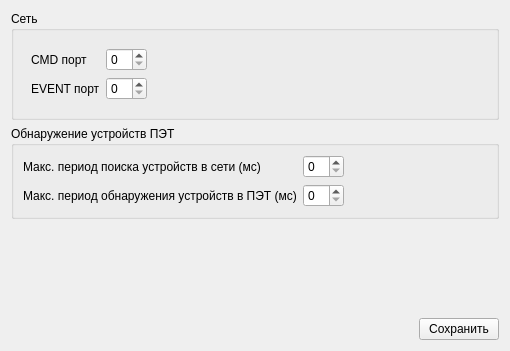
<?xml version="1.0" encoding="UTF-8"?>
<ui version="4.0">
 <class>Main_options</class>
 <widget class="QWidget" name="Main_options">
  <property name="geometry">
   <rect>
    <x>0</x>
    <y>0</y>
    <width>510</width>
    <height>351</height>
   </rect>
  </property>
  <property name="windowTitle">
   <string>Form</string>
  </property>
  <layout class="QVBoxLayout" name="verticalLayout">
   <item>
    <widget class="QGroupBox" name="groupBox_3">
     <property name="title">
      <string>Сеть</string>
     </property>
     <layout class="QHBoxLayout" name="horizontalLayout">
      <item>
       <layout class="QGridLayout" name="gridLayout">
        <property name="leftMargin">
         <number>8</number>
        </property>
        <property name="topMargin">
         <number>8</number>
        </property>
        <property name="rightMargin">
         <number>8</number>
        </property>
        <property name="bottomMargin">
         <number>8</number>
        </property>
        <item row="0" column="1">
         <widget class="QSpinBox" name="sb_port_cmd"/>
        </item>
        <item row="0" column="0">
         <widget class="QLabel" name="label_2">
          <property name="text">
           <string>CMD порт</string>
          </property>
         </widget>
        </item>
        <item row="1" column="1">
         <widget class="QSpinBox" name="sb_port_event"/>
        </item>
        <item row="1" column="0">
         <widget class="QLabel" name="label_3">
          <property name="text">
           <string>EVENT порт</string>
          </property>
         </widget>
        </item>
       </layout>
      </item>
      <item>
       <spacer name="horizontalSpacer">
        <property name="orientation">
         <enum>Qt::Horizontal</enum>
        </property>
        <property name="sizeHint" stdset="0">
         <size>
          <width>40</width>
          <height>20</height>
         </size>
        </property>
       </spacer>
      </item>
     </layout>
    </widget>
   </item>
   <item>
    <widget class="QGroupBox" name="groupBox_4">
     <property name="title">
      <string>Обнаружение устройств ПЭТ</string>
     </property>
     <layout class="QHBoxLayout" name="horizontalLayout_2">
      <item>
       <layout class="QGridLayout" name="gridLayout_2">
        <item row="0" column="0">
         <widget class="QLabel" name="label">
          <property name="text">
           <string>Макс. период поиска устройств в сети (мс)</string>
          </property>
         </widget>
        </item>
        <item row="1" column="0">
         <widget class="QLabel" name="label_4">
          <property name="text">
           <string>Макс. период обнаружения устройств в ПЭТ (мс)</string>
          </property>
         </widget>
        </item>
        <item row="0" column="1">
         <widget class="QSpinBox" name="sb_max_net_timeout"/>
        </item>
        <item row="1" column="1">
         <widget class="QSpinBox" name="sb_max_pet_timeout"/>
        </item>
       </layout>
      </item>
      <item>
       <spacer name="horizontalSpacer_2">
        <property name="orientation">
         <enum>Qt::Horizontal</enum>
        </property>
        <property name="sizeHint" stdset="0">
         <size>
          <width>40</width>
          <height>20</height>
         </size>
        </property>
       </spacer>
      </item>
     </layout>
    </widget>
   </item>
   <item>
    <spacer name="verticalSpacer_2">
     <property name="orientation">
      <enum>Qt::Vertical</enum>
     </property>
     <property name="sizeHint" stdset="0">
      <size>
       <width>20</width>
       <height>40</height>
      </size>
     </property>
    </spacer>
   </item>
   <item>
    <layout class="QHBoxLayout" name="horizontalLayout_3">
     <item>
      <spacer name="horizontalSpacer_3">
       <property name="orientation">
        <enum>Qt::Horizontal</enum>
       </property>
       <property name="sizeHint" stdset="0">
        <size>
         <width>40</width>
         <height>20</height>
        </size>
       </property>
      </spacer>
     </item>
     <item>
      <widget class="QPushButton" name="btn_accept">
       <property name="text">
        <string>Сохранить</string>
       </property>
      </widget>
     </item>
    </layout>
   </item>
  </layout>
 </widget>
 <tabstops>
  <tabstop>sb_port_cmd</tabstop>
  <tabstop>sb_port_event</tabstop>
  <tabstop>sb_max_net_timeout</tabstop>
  <tabstop>sb_max_pet_timeout</tabstop>
 </tabstops>
 <resources/>
 <connections/>
</ui>
